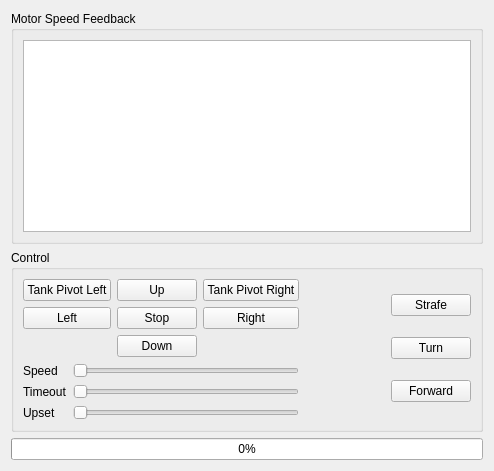
       <widget class="QWidget" name="tab_Locomotion">
        <attribute name="title">
         <string>Locomotion</string>
        </attribute>
        <layout class="QVBoxLayout" name="verticalLayout_6">
         <item>
          <widget class="QGroupBox" name="groupBox">
           <property name="title">
            <string>Motor Speed Feedback</string>
           </property>
           <layout class="QHBoxLayout" name="horizontalLayout_3">
            <item>
             <widget class="QGraphicsView" name="graphicsView">
              <property name="focusPolicy">
               <enum>Qt::NoFocus</enum>
              </property>
             </widget>
            </item>
           </layout>
          </widget>
         </item>
         <item>
          <widget class="QGroupBox" name="groupBox_2">
           <property name="title">
            <string>Control</string>
           </property>
           <layout class="QHBoxLayout" name="horizontalLayout">
            <item>
             <layout class="QVBoxLayout" name="verticalLayout_5">
              <item>
               <layout class="QGridLayout" name="gridLayout">
                <item row="0" column="1">
                 <widget class="QPushButton" name="locomotion_UpButton">
                  <property name="focusPolicy">
                   <enum>Qt::NoFocus</enum>
                  </property>
                  <property name="text">
                   <string>Up</string>
                  </property>
                 </widget>
                </item>
                <item row="2" column="1">
                 <widget class="QPushButton" name="locomotion_DownButton">
                  <property name="focusPolicy">
                   <enum>Qt::NoFocus</enum>
                  </property>
                  <property name="text">
                   <string>Down</string>
                  </property>
                 </widget>
                </item>
                <item row="1" column="2">
                 <widget class="QPushButton" name="locomotion_RightButton">
                  <property name="focusPolicy">
                   <enum>Qt::NoFocus</enum>
                  </property>
                  <property name="text">
                   <string>Right</string>
                  </property>
                 </widget>
                </item>
                <item row="1" column="0">
                 <widget class="QPushButton" name="locomotion_LeftButton">
                  <property name="focusPolicy">
                   <enum>Qt::NoFocus</enum>
                  </property>
                  <property name="text">
                   <string>Left</string>
                  </property>
                 </widget>
                </item>
                <item row="1" column="1">
                 <widget class="QPushButton" name="locomotion_StopButton">
                  <property name="focusPolicy">
                   <enum>Qt::NoFocus</enum>
                  </property>
                  <property name="text">
                   <string>Stop</string>
                  </property>
                 </widget>
                </item>
                <item row="0" column="2">
                 <widget class="QPushButton" name="tankPivotButtonR">
                  <property name="focusPolicy">
                   <enum>Qt::NoFocus</enum>
                  </property>
                  <property name="text">
                   <string>Tank Pivot Right</string>
                  </property>
                 </widget>
                </item>
                <item row="0" column="0">
                 <widget class="QPushButton" name="tankPivotButtonL">
                  <property name="focusPolicy">
                   <enum>Qt::NoFocus</enum>
                  </property>
                  <property name="text">
                   <string>Tank Pivot Left</string>
                  </property>
                 </widget>
                </item>
               </layout>
              </item>
              <item>
               <layout class="QGridLayout" name="gridLayout_3">
                <item row="0" column="0">
                 <widget class="QLabel" name="label_4">
                  <property name="text">
                   <string>Speed</string>
                  </property>
                 </widget>
                </item>
                <item row="1" column="1">
                 <widget class="QSlider" name="horizontalSlider_6">
                  <property name="focusPolicy">
                   <enum>Qt::NoFocus</enum>
                  </property>
                  <property name="orientation">
                   <enum>Qt::Horizontal</enum>
                  </property>
                 </widget>
                </item>
                <item row="1" column="0">
                 <widget class="QLabel" name="label_7">
                  <property name="text">
                   <string>Timeout</string>
                  </property>
                 </widget>
                </item>
                <item row="2" column="1">
                 <widget class="QSlider" name="slider_UpsetSpeed">
                  <property name="focusPolicy">
                   <enum>Qt::NoFocus</enum>
                  </property>
                  <property name="minimum">
                   <number>20</number>
                  </property>
                  <property name="maximum">
                   <number>100</number>
                  </property>
                  <property name="orientation">
                   <enum>Qt::Horizontal</enum>
                  </property>
                 </widget>
                </item>
                <item row="2" column="0">
                 <widget class="QLabel" name="label_10">
                  <property name="text">
                   <string>Upset</string>
                  </property>
                 </widget>
                </item>
                <item row="0" column="1">
                 <widget class="QSlider" name="slider_LocomotionSpeed">
                  <property name="focusPolicy">
                   <enum>Qt::NoFocus</enum>
                  </property>
                  <property name="minimum">
                   <number>20</number>
                  </property>
                  <property name="maximum">
                   <number>100</number>
                  </property>
                  <property name="value">
                   <number>20</number>
                  </property>
                  <property name="orientation">
                   <enum>Qt::Horizontal</enum>
                  </property>
                 </widget>
                </item>
               </layout>
              </item>
             </layout>
            </item>
            <item>
             <spacer name="horizontalSpacer_5">
              <property name="orientation">
               <enum>Qt::Horizontal</enum>
              </property>
              <property name="sizeHint" stdset="0">
               <size>
                <width>40</width>
                <height>20</height>
               </size>
              </property>
             </spacer>
            </item>
            <item>
             <widget class="Speedometer" name="speedometer" native="true">
              <property name="sizePolicy">
               <sizepolicy hsizetype="Preferred" vsizetype="Preferred">
                <horstretch>1</horstretch>
                <verstretch>1</verstretch>
               </sizepolicy>
              </property>
              <property name="minimumSize">
               <size>
                <width>0</width>
                <height>0</height>
               </size>
              </property>
              <widget class="QLCDNumber" name="lcdNumber_LocomotionSpeed">
               <property name="geometry">
                <rect>
                 <x>0</x>
                 <y>80</y>
                 <width>64</width>
                 <height>23</height>
                </rect>
               </property>
               <property name="mouseTracking">
                <bool>false</bool>
               </property>
               <property name="segmentStyle">
                <enum>QLCDNumber::Flat</enum>
               </property>
               <property name="value" stdset="0">
                <double>0.000000000000000</double>
               </property>
               <property name="intValue" stdset="0">
                <number>0</number>
               </property>
              </widget>
              <widget class="QLCDNumber" name="lcdNumber_LocomotionUpsetSpeed">
               <property name="geometry">
                <rect>
                 <x>0</x>
                 <y>170</y>
                 <width>64</width>
                 <height>23</height>
                </rect>
               </property>
               <property name="mouseTracking">
                <bool>false</bool>
               </property>
               <property name="segmentStyle">
                <enum>QLCDNumber::Flat</enum>
               </property>
               <property name="value" stdset="0">
                <double>0.000000000000000</double>
               </property>
               <property name="intValue" stdset="0">
                <number>0</number>
               </property>
              </widget>
              <widget class="QCheckBox" name="checkBox_RunCloseLoop">
               <property name="geometry">
                <rect>
                 <x>0</x>
                 <y>0</y>
                 <width>111</width>
                 <height>22</height>
                </rect>
               </property>
               <property name="text">
                <string>Close Loop</string>
               </property>
              </widget>
             </widget>
            </item>
            <item>
             <spacer name="horizontalSpacer_6">
              <property name="orientation">
               <enum>Qt::Horizontal</enum>
              </property>
              <property name="sizeHint" stdset="0">
               <size>
                <width>40</width>
                <height>20</height>
               </size>
              </property>
             </spacer>
            </item>
            <item>
             <layout class="QVBoxLayout" name="verticalLayout_4">
              <item>
               <widget class="QPushButton" name="locomotion_StrafeButton">
                <property name="focusPolicy">
                 <enum>Qt::NoFocus</enum>
                </property>
                <property name="text">
                 <string>Strafe</string>
                </property>
               </widget>
              </item>
              <item>
               <widget class="QPushButton" name="locomotion_TurnButton">
                <property name="focusPolicy">
                 <enum>Qt::NoFocus</enum>
                </property>
                <property name="text">
                 <string>Turn</string>
                </property>
               </widget>
              </item>
              <item>
               <widget class="QPushButton" name="locomotion_StraightButton">
                <property name="focusPolicy">
                 <enum>Qt::NoFocus</enum>
                </property>
                <property name="text">
                 <string>Forward</string>
                </property>
               </widget>
              </item>
             </layout>
            </item>
           </layout>
          </widget>
         </item>
         <item>
          <widget class="QProgressBar" name="locomotion_ProgressBar">
           <property name="maximum">
            <number>100</number>
           </property>
           <property name="value">
            <number>0</number>
           </property>
          </widget>
         </item>
        </layout>
       </widget>
